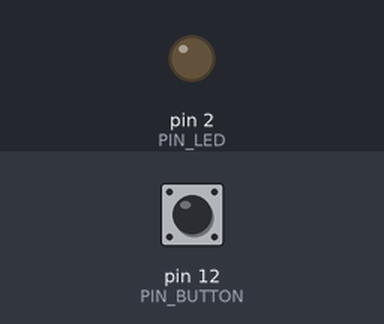
The sketch below on a simulated Arduino Uno, built with avr-gcc and run on an emulated ATmega328P. Parts: output pins drawn as LEDs (lit = HIGH). The test bench sets the inputs (shaded band); at power-on: pin 12 (PIN_BUTTON) HIGH.

Above: at 1.2 s.
1.3 s: pin 12 (PIN_BUTTON) pulled LOW for 0.15 s
At 1.37 s:
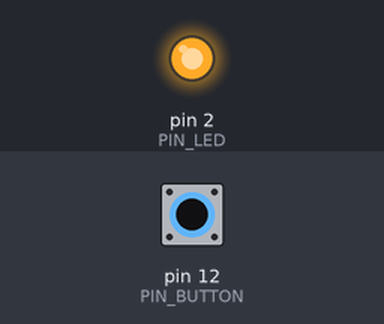
2.9 s: pin 12 (PIN_BUTTON) pulled LOW for 3.2 s
At 7.2 s:
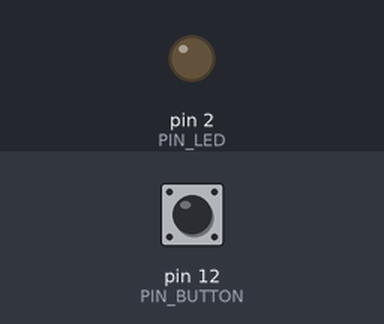
Timing chart, 0 to 8.7 s (numbered marks = the images above; inputs shaded):
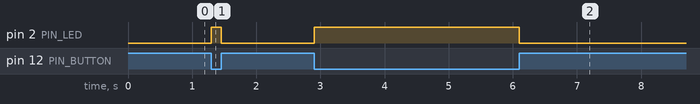

Measured:
- after the input at 1.3 s, pin 2 (PIN_LED): LOW → HIGH at once, → LOW 0.15 s later
- after the input at 2.9 s, pin 2 (PIN_LED): LOW → HIGH at once, → LOW 3.2 s later

The sketch:

001_button_and_led.ino
```cpp
#define PIN_LED 2
#define PIN_BUTTON 12

// the setup function runs once when you press reset or power the board
void setup() {
  // initialize digital pin PIN_LED as an output.
  pinMode(PIN_LED, OUTPUT);
  pinMode(PIN_BUTTON, INPUT);
}

// the loop function runs over and over again forever
void loop() {
  if (digitalRead(PIN_BUTTON) == LOW) {
    digitalWrite(PIN_LED, HIGH);
  } else {
    digitalWrite(PIN_LED, LOW);
  }
}
```
